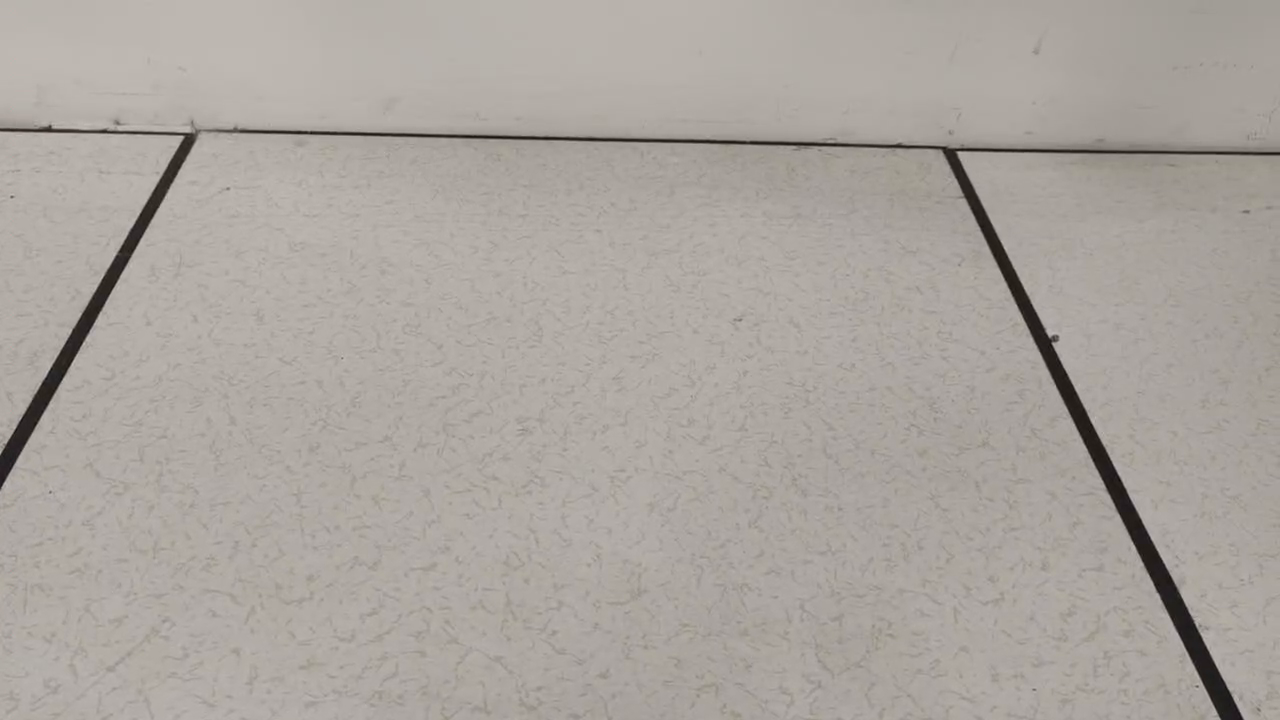
#> input picture frame 18 of cv/Data/4.mp4, 1280 x 720 px
$ python Hough_video_ing.py   (older library calls are emulated)
#> lines starting #> are read from the running program, lines starting #| are printed output that depends on the picture; after the words box and inside, x2 and y2 are one past the last pixel; in counts of white or black regions, pixels touching at a corner belong together
import numpy as np
import cv2
import matplotlib.pyplot as plt
import os

video_path = 'Data/4.mp4'
cap = cv2.VideoCapture(video_path)
if not cap.isOpened():
    print("Error: Could not open video.")
    exit()

while True:
    ret, frame = cap.read()
#> frame is the input picture: shape (720, 1280, 3); mean B, G, R 158.7, 164.6, 170.5

    if not ret:
        break

    origin_image = cv2.cvtColor(frame, cv2.COLOR_BGR2RGB)
    gray_image = cv2.cvtColor(origin_image, cv2.COLOR_RGB2GRAY)
    gray_image = cv2.GaussianBlur(gray_image, (5, 5), 0)
    sobel_x = cv2.Sobel(gray_image, cv2.CV_64F, 1, 0, ksize=3)
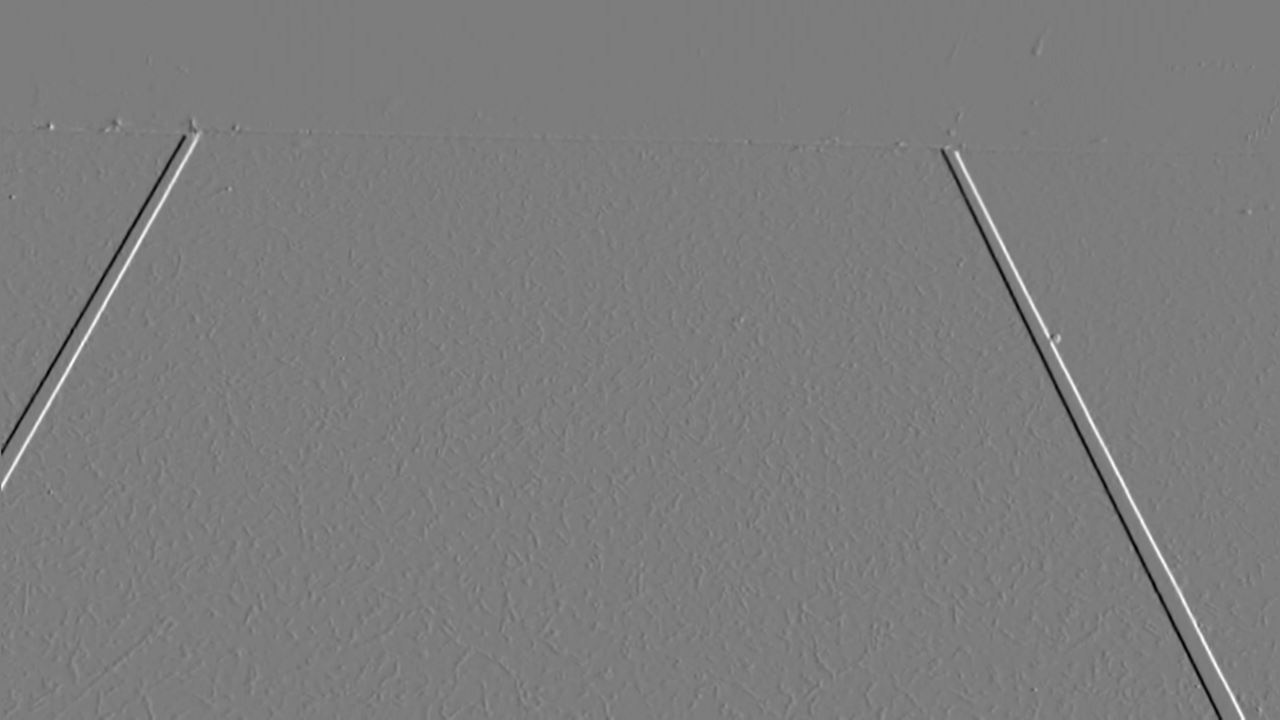
#> sobel_x: shape (720, 1280) float64; min -304, max 316, mean 0; drawn with min black and max white
    sobel_y = cv2.Sobel(gray_image, cv2.CV_64F, 0, 1, ksize=3)
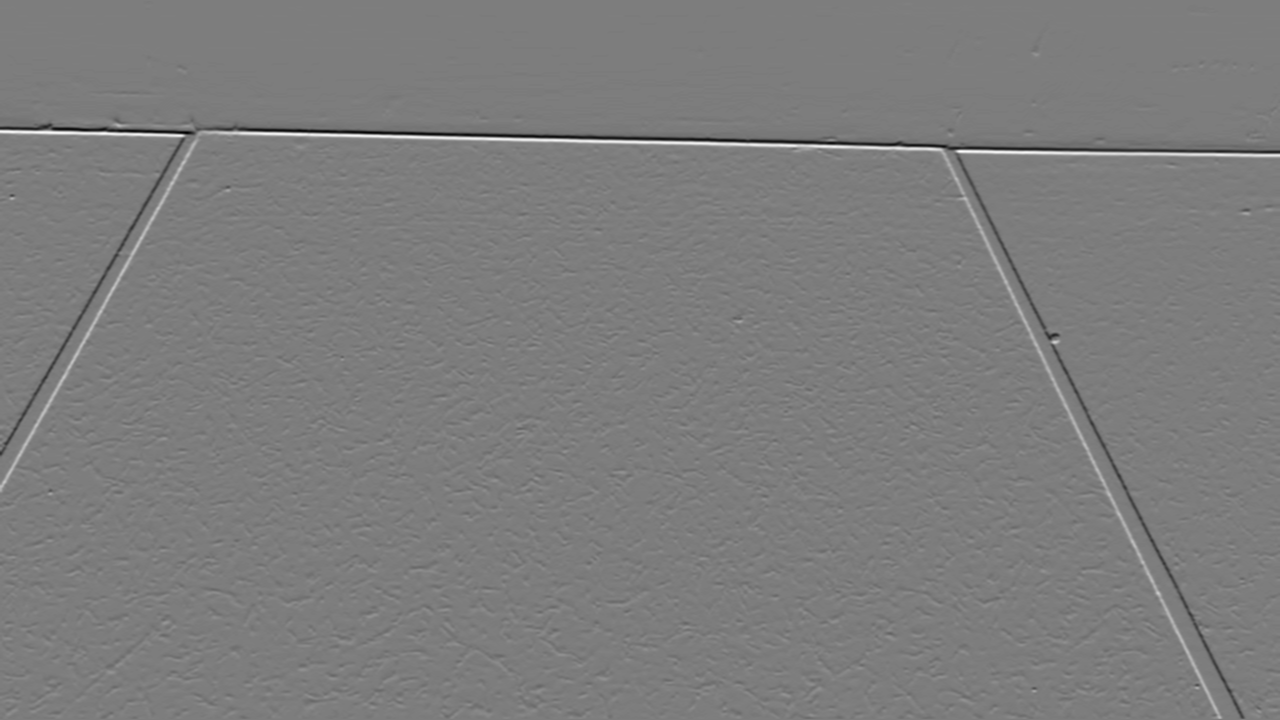
#> sobel_y: shape (720, 1280) float64; min -315, max 327, mean -0.1; drawn with min black and max white
    sobel_combined = cv2.magnitude(sobel_x, sobel_y)
    Edge = np.uint8(sobel_combined)
    _, image = cv2.threshold(Edge, 0, 255, cv2.THRESH_BINARY + cv2.THRESH_OTSU)
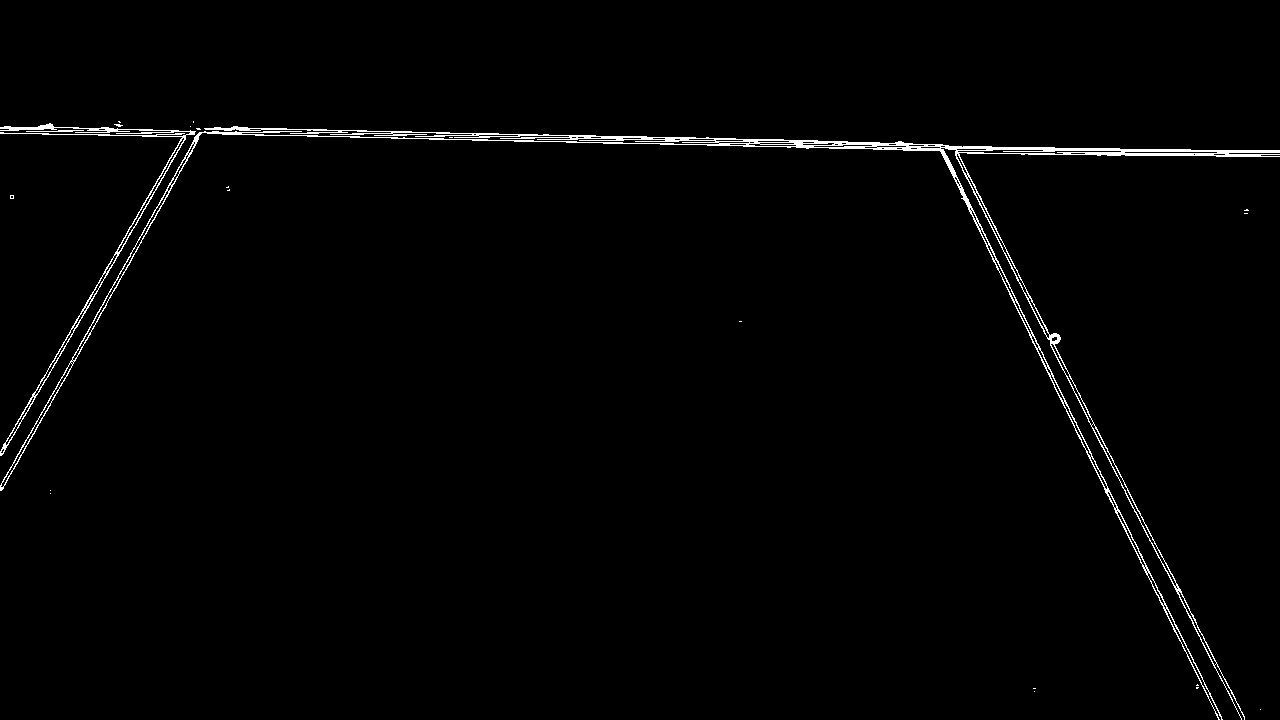
#> image: shape (720, 1280); 1.3% white in thin lines or dots, all inside (x1, y1, x2, y2) = (0, 121, 1280, 720)

    lines = cv2.HoughLinesP(image, rho=1, theta=np.pi / 180, threshold=40, minLineLength=180, maxLineGap=15)
#> lines = 23 rows, first 6: [665, 140, 948, 145], [940, 147, 1263, 152], [953, 146, 1244, 718], [472, 140, 754, 145], [936, 144, 1174, 631], [915, 149, 1213, 154]
    if lines is not None:
        for line in lines:
            x1, y1, x2, y2 = line[0]
            cv2.line(origin_image, (x1, y1), (x2, y2), (0, 255, 0), 2)
#> this loop made 23 passes
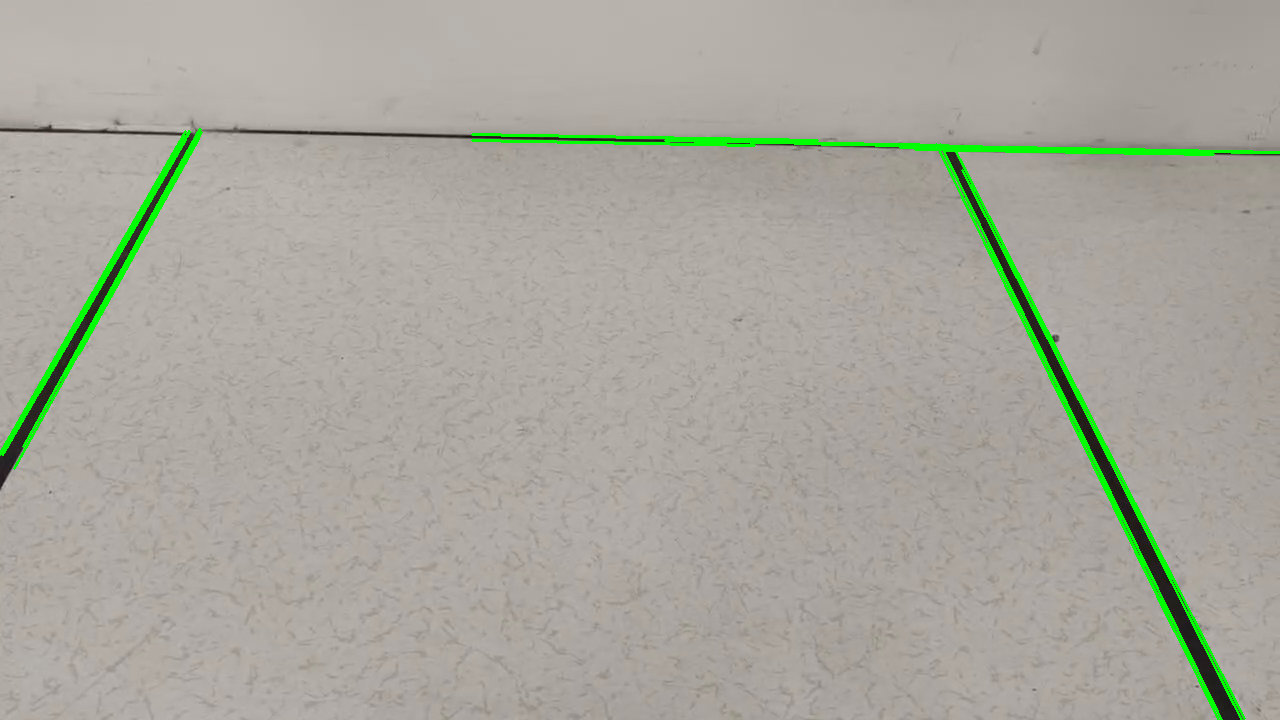
#> origin_image: shape (720, 1280, 3); mean R, G, B 168.6, 167.3, 157

    cv2.imshow('Video', origin_image)
    if cv2.waitKey(1) == ord('q'):
#> (key q is pressed here)
        break

cap.release()
cv2.destroyAllWindows()

$ run again, starting later in the video
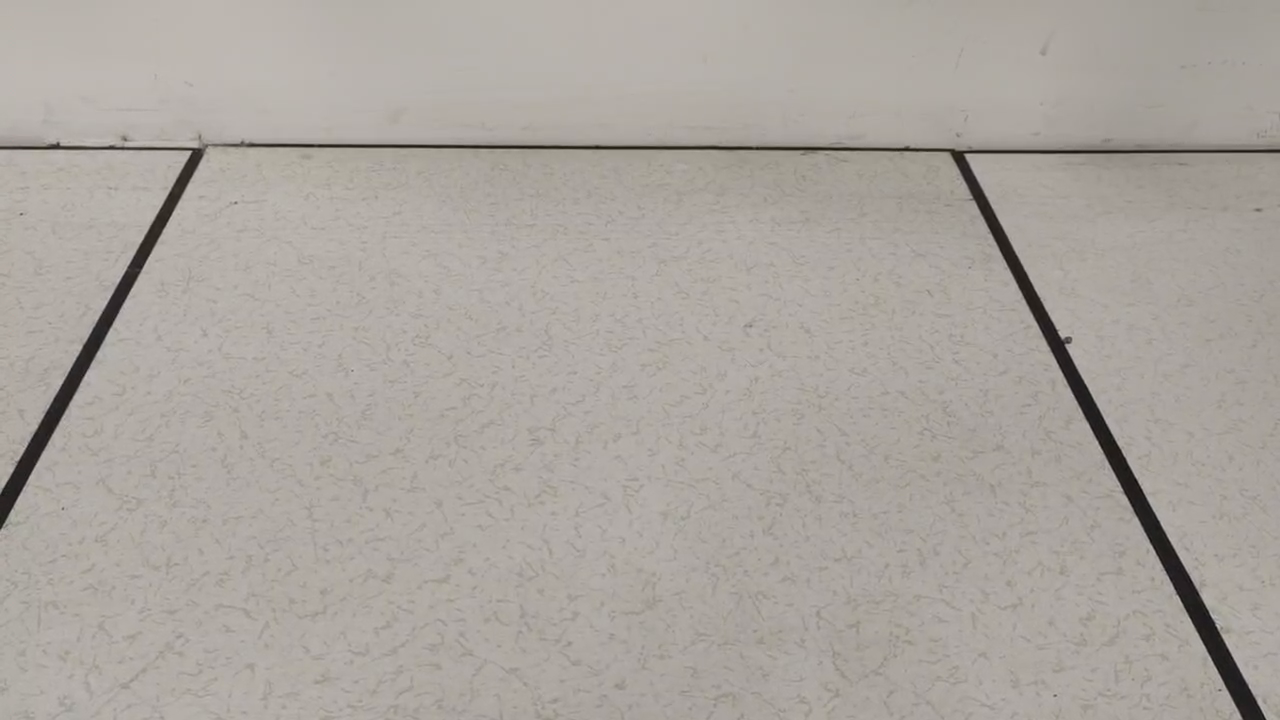
#> input picture frame 85 of cv/Data/4.mp4, 1280 x 720 px
#> frame is the input picture: shape (720, 1280, 3); mean B, G, R 158.6, 164.6, 170.4
#> `_, image = cv2.threshold(Edge, 0, 255, cv2.THRESH_BINARY + cv2.THRESH_..`:
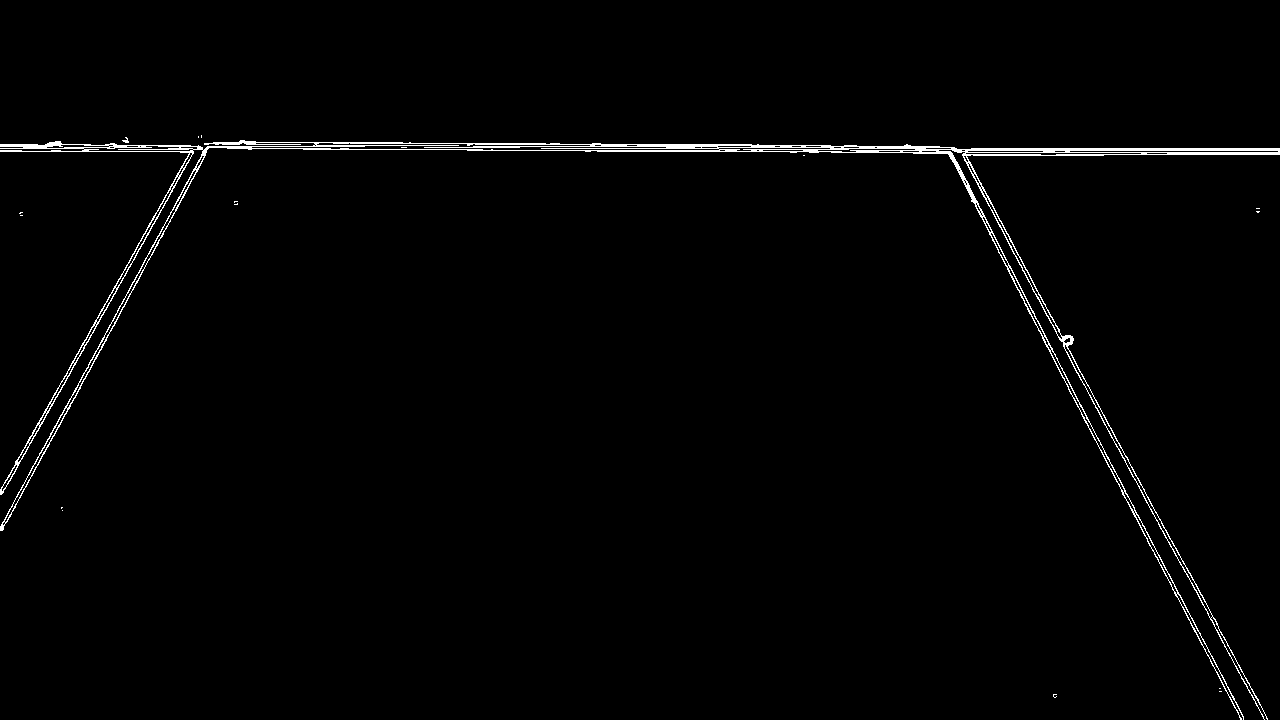
#> image: shape (720, 1280); 1.4% white in thin lines or dots, all inside (x1, y1, x2, y2) = (0, 135, 1280, 720)
#> lines = 30 rows, first 6: [467, 150, 762, 150], [951, 148, 1279, 148], [473, 146, 717, 146], [915, 149, 1279, 149], [590, 145, 856, 145], [0, 151, 206, 151]
#> the loop `for line in lines:` made 30 passes
#> after the loop `for line in lines:`:
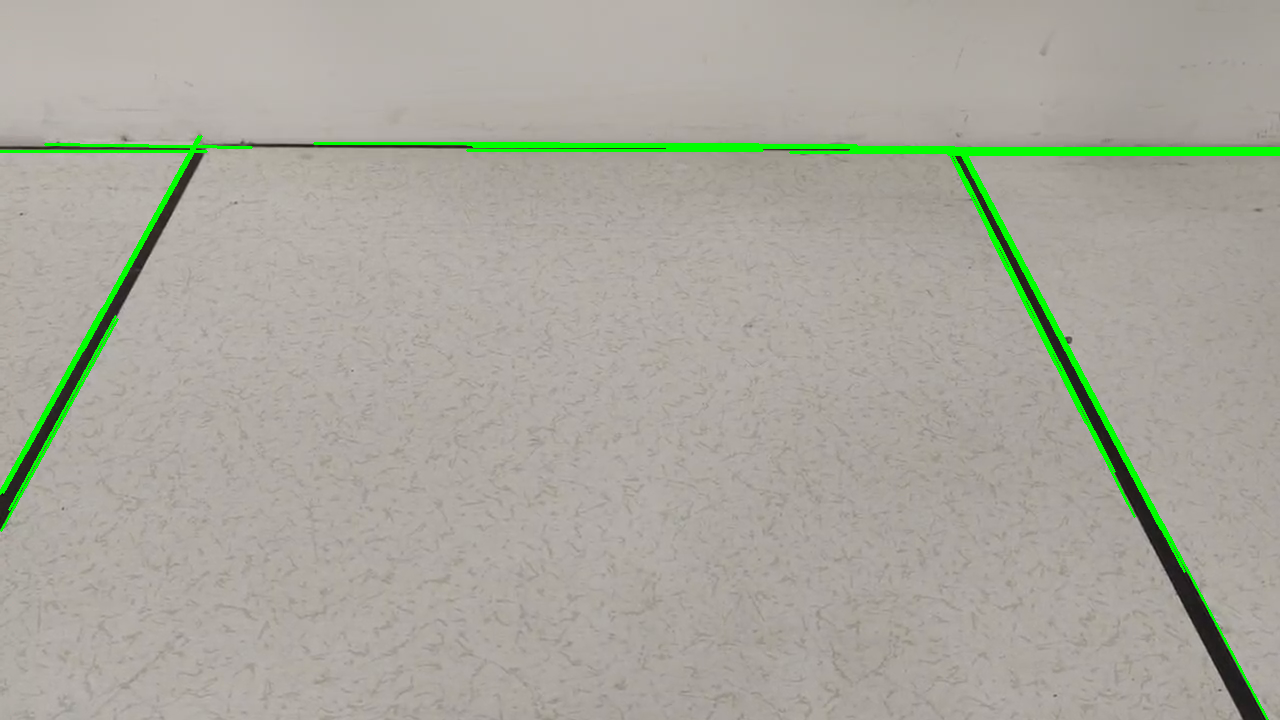
#> origin_image: shape (720, 1280, 3); mean R, G, B 168.2, 167.4, 156.6

$ run again, starting later in the video
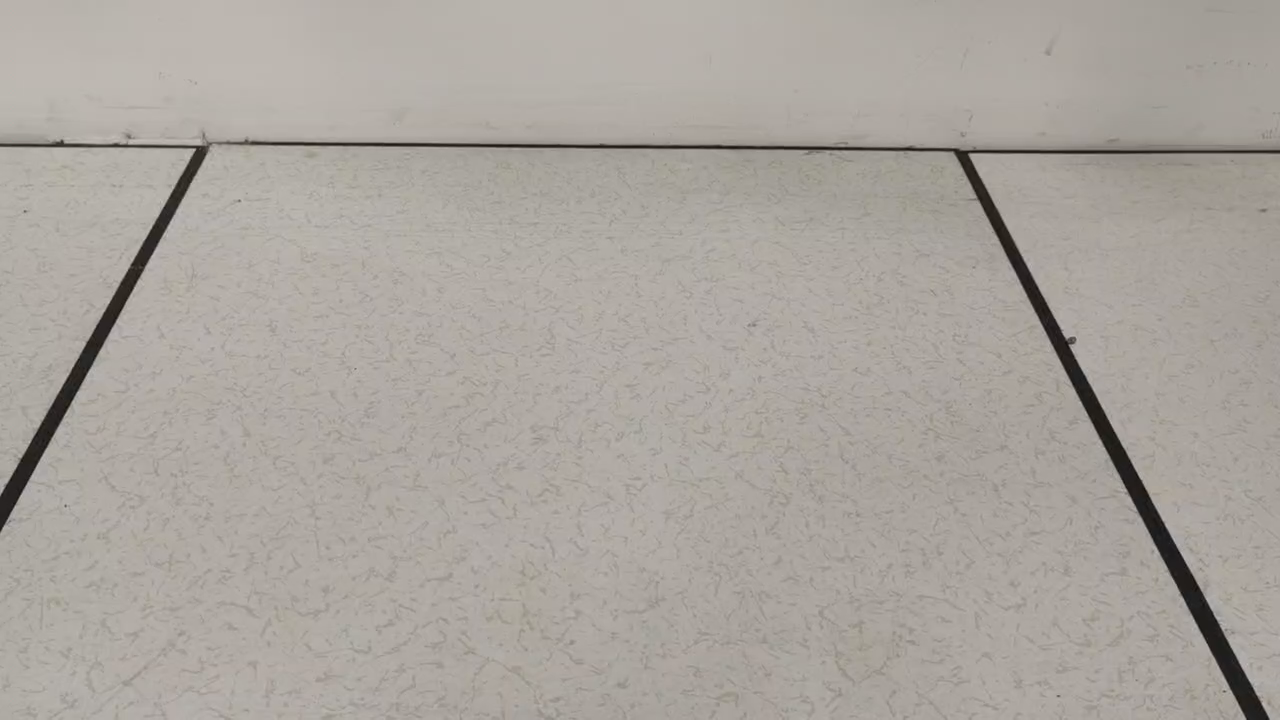
#> input picture frame 151 of cv/Data/4.mp4, 1280 x 720 px
#> frame is the input picture: shape (720, 1280, 3); mean B, G, R 158.2, 164.5, 169.9
#> `_, image = cv2.threshold(Edge, 0, 255, cv2.THRESH_BINARY + cv2.THRESH_..`:
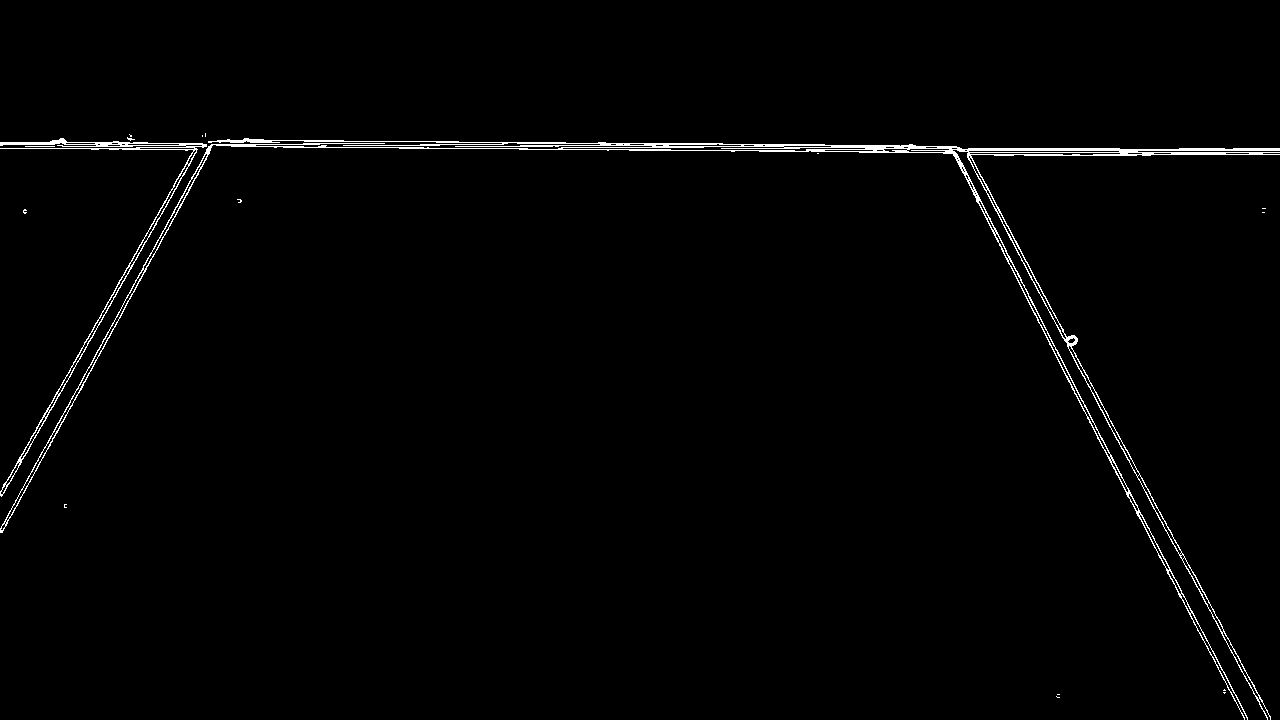
#> image: shape (720, 1280); 1.3% white in thin lines or dots, all inside (x1, y1, x2, y2) = (0, 133, 1280, 720)
#> lines = 22 rows, first 6: [865, 148, 1119, 148], [502, 143, 722, 143], [949, 149, 1279, 149], [629, 150, 824, 150], [600, 144, 824, 144], [954, 151, 1113, 462]
#> the loop `for line in lines:` made 22 passes
#> after the loop `for line in lines:`:
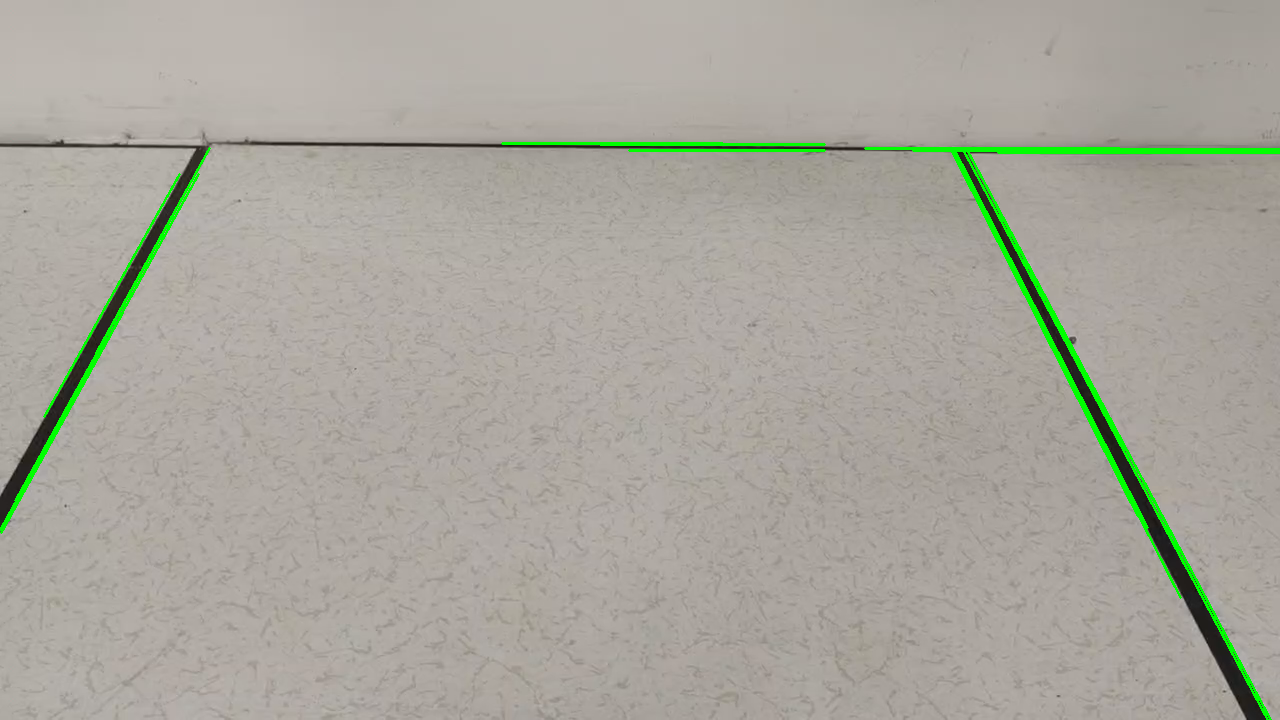
#> origin_image: shape (720, 1280, 3); mean R, G, B 168.4, 166.6, 156.8
